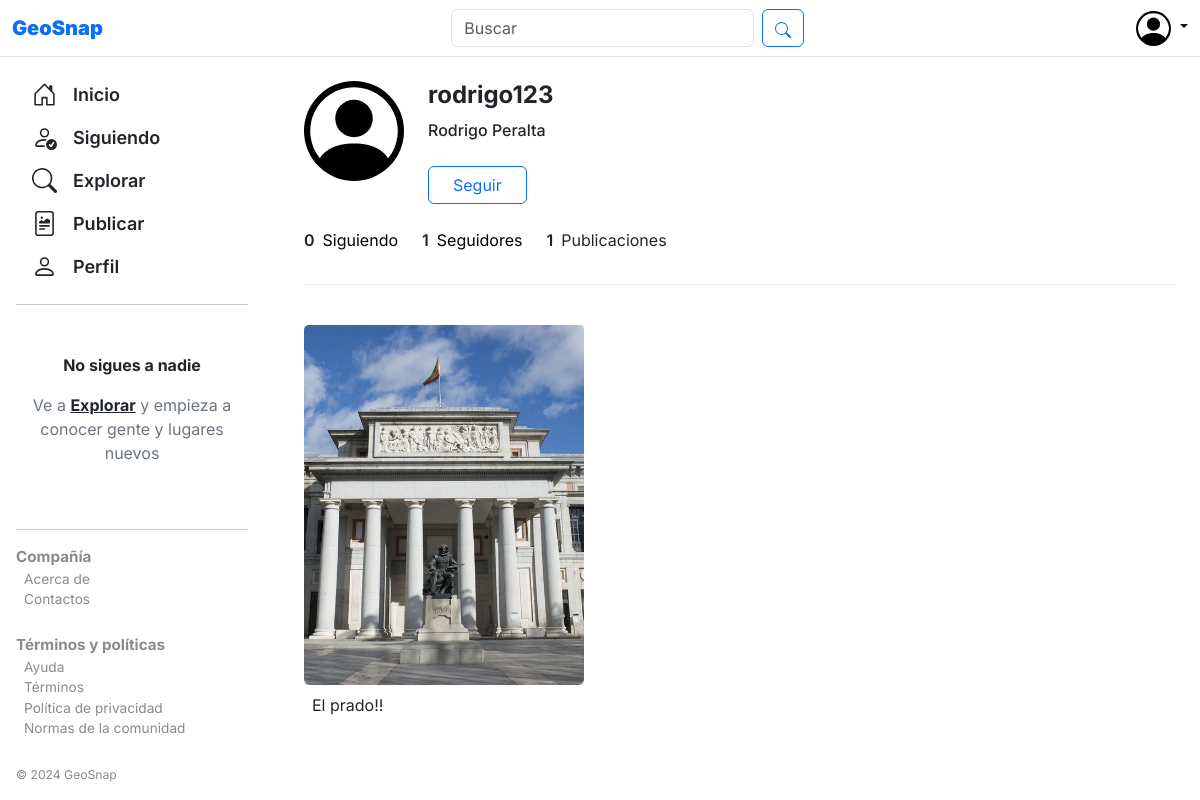
The page /perfil-otro.php?usuario=rodrigo123 on the database its author committed.
### tables this page shows
CREATE TABLE `usuarios` (
  `id` int(11) NOT NULL,
  `nombre` varchar(50) NOT NULL,
  `apellidos` varchar(50) NOT NULL,
  `nombre_usuario` varchar(50) NOT NULL,
  `email` varchar(100) NOT NULL,
  `contraseña` varchar(150) NOT NULL,
  `biografia` varchar(300) DEFAULT NULL,
  `foto_perfil` varchar(200) DEFAULT NULL,
  `tipo_usuario` varchar(50) NOT NULL
);

CREATE TABLE `publicaciones` (
  `id` int(11) NOT NULL,
  `id_usuario` int(11) NOT NULL,
  `archivo` varchar(200) NOT NULL,
  `ubicacion` varchar(100) NOT NULL,
  `descripcion` varchar(500) NOT NULL,
  `etiqueta` varchar(50) NOT NULL,
  `pais` varchar(50) NOT NULL,
  `fecha` date NOT NULL,
  `likes` int(11) NOT NULL,
  `num_comentarios` int(11) NOT NULL
);

### perfil-otro.php (the view, shortened to what the rows shown need)
<?php
  include("php/conexion.php");
  if (isset($_POST["usuario"])) {
    $perfil_usuario = $_POST["usuario"];
  } else if (isset($_GET["usuario"])) {
    $perfil_usuario = $_GET["usuario"];
  }
?>
<!DOCTYPE html>
<html lang="es">
    <head>
        <link rel="stylesheet" href="css/estilo.css">
        <link href="https://cdn.jsdelivr.net/npm/bootstrap@5.3.3/dist/css/bootstrap.min.css" rel="stylesheet">
    </head>
    <body>
      <div class="contenedor">
        <div class="contenido-perfil p-4">
            <div class="d-flex flex-column">
                <div class="d-flex flex-column">
                    <div class="d-flex align-items-start mb-4">
                      <?php
                        $stmt = $conexion->prepare("SELECT * FROM usuarios WHERE nombre_usuario=?");
                        $stmt->bind_param("s", $perfil_usuario);
                        $stmt->execute();
                        $result = $stmt->get_result();
                        while($fila = mysqli_fetch_assoc($result)) {
                          $nombre = $fila["nombre"];
                          $apellidos = $fila["apellidos"];
                        }
                      ?>
                        <div class="d-flex flex-column ms-4">
                            <h4 class="fw-bold"><?php echo $perfil_usuario ?></h4>
                            <span class="fw-medium mb-4"><?php echo $nombre . " " . $apellidos ?></span>
                            <?php
                                $stmt = $conexion->prepare("SELECT * FROM seguidos WHERE nombre_usuario_seguido=? AND nombre_usuario=?");
                                $stmt->bind_param("ss", $perfil_usuario, $_COOKIE["usuario"]);
                                $stmt->execute();
                                $result = $stmt->get_result();
                                if(mysqli_num_rows($result) > 0) {
                            ?>
                            <a class="btn btn-outline-danger text-center px-4" href="php/dejar-seguir.php?usuario=<?php echo $perfil_usuario; ?>" role="button" style="max-width: 200px;">Dejar de seguir</a>
                            <?php
                              } else {
                            ?>
                            <form action="php/seguir.php" method="post">
                              <button type="submit" value="<?php echo $perfil_usuario; ?>" name="usuario" class="btn btn-outline-primary text-center px-4" style="max-width: 200px;">Seguir</button>
                            </form>
                            <?php
                              }
                            ?>
                        </div>
                    </div>
                    <?php
                      $stmt = $conexion->prepare("SELECT * FROM usuarios WHERE nombre_usuario=?");
                      $stmt->bind_param("s", $perfil_usuario);
                      $stmt->execute();
                      $result = $stmt->get_result();
                      while($fila = mysqli_fetch_assoc($result)) {
                        $id = $fila["id"];
                      }
                    ?>
                </div>
                <div class="contenido-explorar my-4">
                  <?php
                    $stmt = $conexion->prepare("SELECT * FROM usuarios WHERE nombre_usuario=?");
                    $stmt->bind_param("s", $perfil_usuario);
                    $stmt->execute();
                    $result = $stmt->get_result();
                    while($fila = mysqli_fetch_assoc($result)) {
                      $id = $fila["id"];
                    }
                    $stmt = $conexion->prepare("SELECT * FROM publicaciones WHERE id_usuario=?");
                    $stmt->bind_param("i", $id);
                    $stmt->execute();
                    $result = $stmt->get_result();
                    if(mysqli_num_rows($result) > 0) {
                      while($fila = mysqli_fetch_assoc($result)) {
                        $id_publicacion = $fila["id"];
                        $archivo = $fila["archivo"];
                        $ubicacion = $fila["ubicacion"];
                        $descripcion = $fila["descripcion"];
                        $fecha = $fila["fecha"];
                        $likes = $fila["likes"];
                        $num_comentarios = $fila["num_comentarios"];
                  ?>
                  <div class="card" style="width: 100%; height: 400px; border: none;">
                    <button type="button" class="border-0" id="btn-publicacion" style="width: 100%; height: 400px;" data-bs-toggle="modal" data-bs-target="#publicacion-<?php echo $id_publicacion; ?>" data-ubicacion="<?php echo $ubicacion; ?>" data-id="<?php echo $id_publicacion; ?>" data-publicacion="<?php echo $archivo; ?>" data-likes="<?php echo $likes; ?>" data-comentarios="<?php echo $num_comentarios; ?>" data-nombre="<?php echo $perfil_usuario; ?>" data-descripcion="<?php echo $descripcion; ?>" data-fecha="<?php echo $fecha; ?>"><img src="img/<?php echo $archivo; ?>" class="card-img-top rounded-bottom" style="width: 100%; height: 100%; object-fit: cover;" alt="Publicación: <?php echo $descripcion; ?>"></button>
                    <div class="card-body d-flex flex-column p-2">
                      <p class="card-text text-nowrap overflow-hidden"><?php echo $descripcion; ?></p>
                    </div>
                  </div>
                  <?php
                      }
                    }
                  ?>
                </div>
        </div>
      </div>
    </body>
</html>

### rows shown on the page
usuarios: nombre "Rodrigo", apellidos "Peralta"
publicaciones: archivo (picture), descripcion "El prado!!"

### other values the page prints
$perfil_usuario "rodrigo123"
$num_seguidos "0"
$num_seguidores "1"
$num_publicaciones "1"
